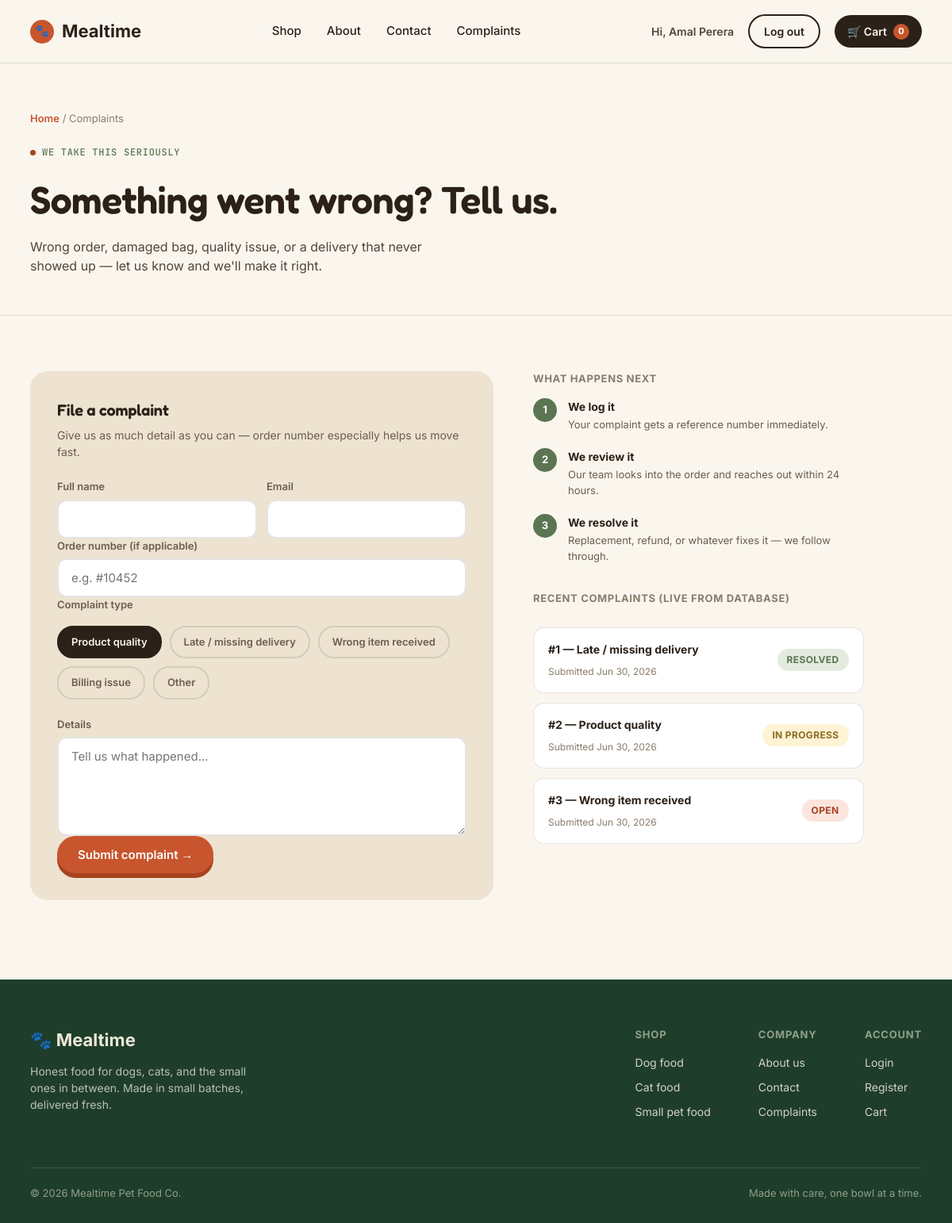
The page /complaint.php (signed in) on the database its author committed.
### tables this page shows
CREATE TABLE complaints (
  complaint_id     INT AUTO_INCREMENT PRIMARY KEY,
  customer_id      INT NULL,                  
  order_id         INT NULL,
  full_name        VARCHAR(120) NOT NULL,
  email            VARCHAR(150) NOT NULL,
  complaint_type   ENUM('quality','delivery','wrong','billing','other') NOT NULL DEFAULT 'other',
  details          TEXT NOT NULL,
  status           ENUM('open','in_progress','resolved') NOT NULL DEFAULT 'open',
  submitted_at     TIMESTAMP DEFAULT CURRENT_TIMESTAMP,
  resolved_at      TIMESTAMP NULL,
  FOREIGN KEY (customer_id) REFERENCES customers(customer_id)
    ON UPDATE CASCADE ON DELETE SET NULL,
  FOREIGN KEY (order_id) REFERENCES orders(order_id)
    ON UPDATE CASCADE ON DELETE SET NULL,
  INDEX idx_complaints_status (status),
  INDEX idx_complaints_customer (customer_id)
);

### complaint.php (the view, shortened to what this page needs)
<?php
require_once 'includes/db.php';
$recent = [];
$recentResult = mysqli_query($conn,
    "SELECT complaint_id, complaint_type, status, submitted_at FROM complaints ORDER BY submitted_at DESC LIMIT 5");
while ($row = mysqli_fetch_assoc($recentResult)) {
    $recent[] = $row;
}
function complaintTypeLabel($type) {
    return match ($type) {
        'quality' => 'Product quality',
        'delivery' => 'Late / missing delivery',
        'wrong' => 'Wrong item received',
        'billing' => 'Billing issue',
        default => 'Other',
    };
}
function statusBadgeClass($status) {
    return match ($status) {
        'resolved' => 'resolved',
        'in_progress' => 'progress',
        default => 'open',
    };
}
function statusLabel($status) {
    return match ($status) {
        'resolved' => 'Resolved',
        'in_progress' => 'In progress',
        default => 'Open',
    };
}
include 'includes/header.php';
?>
<section class="page-hero">
  <div class="wrap">
    <div class="crumb"><a href="index.php">Home</a> / Complaints</div>
    <div class="eyebrow"><span class="pip" style="background:var(--accent-dark);"></span>We take this seriously</div>
    <h1>Something went wrong? Tell us.</h1>
    <p>Wrong order, damaged bag, quality issue, or a delivery that never showed up — let us know and we'll make it right.</p>
  </div>
</section>
<section class="complaint-section">
  <div class="wrap">
    <div class="complaint-layout">
      <div class="complaint-form-card">
        <h3>File a complaint</h3>
        <p class="sub">Give us as much detail as you can — order number especially helps us move fast.</p>
        <form method="POST" action="complaint.php" id="complaintForm">
          <div class="auth-row2">
            <div class="field"><label>Full name</label><input type="text" name="name" required value="<?php echo htmlspecialchars($_POST['name'] ?? ''); ?>"></div>
            <div class="field"><label>Email</label><input type="email" name="email" required value="<?php echo htmlspecialchars($_POST['email'] ?? ''); ?>"></div>
          </div>
          <div class="field"><label>Order number (if applicable)</label><input type="text" name="order_no" placeholder="e.g. #10452" value="<?php echo htmlspecialchars($_POST['order_no'] ?? ''); ?>"></div>
          <div class="field" style="margin-bottom:18px;">
            <label style="margin-bottom:10px;">Complaint type</label>
            <div class="radio-group" id="complaintType">
              <label class="radio-chip checked"><input type="radio" name="ctype" value="quality" checked>Product quality</label>
              <label class="radio-chip"><input type="radio" name="ctype" value="delivery">Late / missing delivery</label>
              <label class="radio-chip"><input type="radio" name="ctype" value="wrong">Wrong item received</label>
              <label class="radio-chip"><input type="radio" name="ctype" value="billing">Billing issue</label>
              <label class="radio-chip"><input type="radio" name="ctype" value="other">Other</label>
            </div>
          </div>
          <div class="field"><label>Details</label><textarea name="details" rows="5" required placeholder="Tell us what happened..."><?php echo htmlspecialchars($_POST['details'] ?? ''); ?></textarea></div>
          <button type="submit" class="btn btn-primary">Submit complaint →</button>
        </form>
      </div>
      <div class="info-side">
        <h4>What happens next</h4>
        <div class="timeline-step">
          <div class="dot">1</div>
          <div><h5>We log it</h5><p>Your complaint gets a reference number immediately.</p></div>
        </div>
        <div class="timeline-step">
          <div class="dot">2</div>
          <div><h5>We review it</h5><p>Our team looks into the order and reaches out within 24 hours.</p></div>
        </div>
        <div class="timeline-step">
          <div class="dot">3</div>
          <div><h5>We resolve it</h5><p>Replacement, refund, or whatever fixes it — we follow through.</p></div>
        </div>
        <h4 style="margin-top:34px;">Recent complaints (live from database)</h4>
        <div class="complaint-list">
          <?php if (empty($recent)): ?>
            <p style="color:#8a7c6c;font-size:13px;">No complaints filed yet.</p>
          <?php else: ?>
            <?php foreach ($recent as $c): ?>
              <div class="complaint-item">
                <div>
                  <h5>#<?php echo htmlspecialchars($c['complaint_id']); ?> — <?php echo htmlspecialchars(complaintTypeLabel($c['complaint_type'])); ?></h5>
                  <span class="meta">Submitted <?php echo htmlspecialchars(date('M j, Y', strtotime($c['submitted_at']))); ?></span>
                </div>
                <span class="status-badge <?php echo statusBadgeClass($c['status']); ?>"><?php echo statusLabel($c['status']); ?></span>
              </div>
            <?php endforeach; ?>
          <?php endif; ?>
        </div>
      </div>
    </div>
  </div>
</section>
<?php include 'includes/footer.php'; ?>
</body>
</html>

### assets/style.css (style rules this page uses)
:root { --bg: #FAF6EE; --ink: #2B2118; --accent: #C8552D; --accent-dark: #A8431F; --sage: #5B7553; --kibble: #EDE3D0; --pine: #1F3D2B; --pine-light: #2C5239; --line: rgba(43,33,24,0.12); --radius-bowl: 50%; }
* { margin:0;padding:0;box-sizing:border-box; }
html { scroll-behavior:smooth; }
body { background:var(--bg); color:var(--ink); font-family:'Inter',sans-serif; line-height:1.5; -webkit-font-smoothing:antialiased; }
h1,h2,h3,.display { font-family:'Fredoka',sans-serif;font-weight:600;letter-spacing:-0.01em; }
a { color:inherit;text-decoration:none; }
.wrap { max-width:1180px;margin:0 auto;padding:0 28px; }
button { font-family:inherit;cursor:pointer;border:none;background:none; }
.eyebrow { display:inline-flex;align-items:center;gap:8px; font-family:'JetBrains Mono',monospace;font-size:12px;letter-spacing:0.06em;text-transform:uppercase; color:var(--sage);font-weight:500;margin-bottom:18px; }
.eyebrow .pip { width:7px;height:7px;border-radius:50%;background:var(--accent); }
.btn { display:inline-flex;align-items:center;gap:8px; padding:14px 26px;border-radius:30px;font-weight:600;font-size:15px; transition:transform .15s ease, box-shadow .15s ease; }
.btn-primary { background:var(--accent);color:white;box-shadow:0 6px 0 var(--accent-dark); }
.field { display:flex;flex-direction:column;gap:6px; }
.field label { font-size:13px;font-weight:600;color:#6b5d4f; }
.field input, .field textarea { padding:13px 16px;border-radius:12px;border:2px solid var(--line); background:white;font-family:inherit;font-size:15px;color:var(--ink); transition:border-color .15s ease; }
.page-hero { padding:60px 0 50px;border-bottom:1px solid var(--line); }
.page-hero .eyebrow { margin-bottom:14px; }
.page-hero h1 { font-size:clamp(32px,4.4vw,48px);margin-bottom:12px; }
.page-hero p { color:#52453a;max-width:520px;font-size:16px; }
.crumb { font-size:13px;color:#8a7c6c;margin-bottom:18px; }
.crumb a { color:var(--accent);font-weight:600; }
.auth-row2 { display:grid;grid-template-columns:1fr 1fr;gap:12px; }
.complaint-section { padding:70px 0 100px; }
.complaint-layout { display:grid;grid-template-columns:1fr 0.85fr;gap:50px;align-items:flex-start; }
.complaint-form-card { background:var(--kibble);border-radius:22px;padding:34px; }
.complaint-form-card h3 { font-size:20px;margin-bottom:6px; }
.complaint-form-card p.sub { color:#6b5d4f;font-size:14px;margin-bottom:24px; }
.radio-group { display:flex;gap:10px;flex-wrap:wrap;margin-bottom:4px; }
.radio-chip { border:2px solid var(--line);border-radius:20px;padding:9px 16px;font-size:13px;font-weight:600; cursor:pointer;transition:all .15s ease;color:#6b5d4f; }
.radio-chip.checked { background:var(--ink);color:var(--bg);border-color:var(--ink); }
.info-side h4 { font-size:13px;text-transform:uppercase;letter-spacing:0.05em;color:#8a7c6c;margin-bottom:14px; }
.timeline-step { display:flex;gap:14px;margin-bottom:20px; }
.timeline-step .dot { width:30px;height:30px;border-radius:50%;background:var(--sage);color:white; display:flex;align-items:center;justify-content:center;font-size:13px;font-weight:700;flex-shrink:0; }
.timeline-step h5 { font-size:14px;font-weight:700;margin-bottom:3px; }
.timeline-step p { font-size:13px;color:#6b5d4f; }
.status-badge { display:inline-flex;align-items:center;gap:6px;font-size:12px;font-weight:700; padding:5px 12px;border-radius:20px;text-transform:uppercase;letter-spacing:0.03em; }
.status-badge.open { background:#FBE5DD;color:var(--accent-dark); }
.status-badge.progress { background:#FFF3D6;color:#8a6d1f; }
.status-badge.resolved { background:#E2EBDD;color:var(--sage); }
.complaint-list { display:flex;flex-direction:column;gap:12px;margin-top:26px; }
.complaint-item { background:white;border:1px solid var(--line);border-radius:14px;padding:16px 18px; display:flex;justify-content:space-between;align-items:center;gap:12px;flex-wrap:wrap; }
.complaint-item h5 { font-size:14px;font-weight:700;margin-bottom:4px; }
.complaint-item span.meta { font-size:12px;color:#8a7c6c; }

### rows shown on the page
complaints: complaint_id "1", complaint_type "Late / missing delivery", submitted_at "Jun 30, 2026", status "RESOLVED"
complaints: complaint_id "2", complaint_type "Product quality", submitted_at "Jun 30, 2026", status "IN PROGRESS"
complaints: complaint_id "3", complaint_type "Wrong item received", submitted_at "Jun 30, 2026", status "OPEN"

### other values the page prints
$customerName "Amal Perera"
